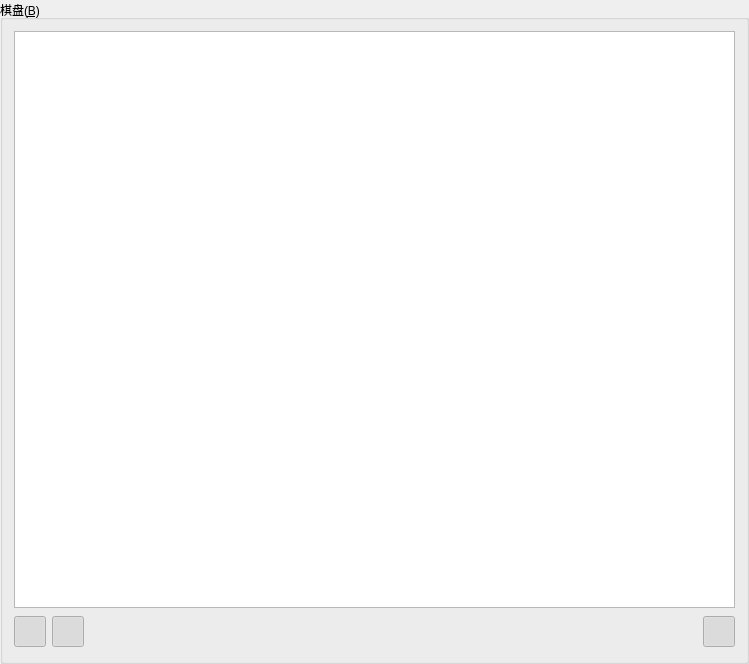
      <widget class="QGroupBox" name="groupBox">
       <property name="sizePolicy">
        <sizepolicy hsizetype="Minimum" vsizetype="Preferred">
         <horstretch>0</horstretch>
         <verstretch>0</verstretch>
        </sizepolicy>
       </property>
       <property name="toolTip">
        <string notr="true"/>
       </property>
       <property name="statusTip">
        <string notr="true"/>
       </property>
       <property name="whatsThis">
        <string notr="true"/>
       </property>
       <property name="accessibleName">
        <string notr="true"/>
       </property>
       <property name="accessibleDescription">
        <string notr="true"/>
       </property>
       <property name="title">
        <string notr="true">棋盘(&amp;B)</string>
       </property>
       <layout class="QVBoxLayout" name="verticalLayout_5">
        <property name="sizeConstraint">
         <enum>QLayout::SetFixedSize</enum>
        </property>
        <item>
         <widget class="QGraphicsView" name="boardGraphicsView">
          <property name="sizePolicy">
           <sizepolicy hsizetype="Fixed" vsizetype="Fixed">
            <horstretch>0</horstretch>
            <verstretch>0</verstretch>
           </sizepolicy>
          </property>
          <property name="minimumSize">
           <size>
            <width>721</width>
            <height>577</height>
           </size>
          </property>
          <property name="maximumSize">
           <size>
            <width>721</width>
            <height>577</height>
           </size>
          </property>
          <property name="contextMenuPolicy">
           <enum>Qt::CustomContextMenu</enum>
          </property>
          <property name="toolTip">
           <string notr="true"/>
          </property>
          <property name="statusTip">
           <string notr="true"/>
          </property>
          <property name="whatsThis">
           <string notr="true"/>
          </property>
          <property name="accessibleName">
           <string notr="true"/>
          </property>
          <property name="accessibleDescription">
           <string notr="true"/>
          </property>
          <property name="lineWidth">
           <number>0</number>
          </property>
          <property name="midLineWidth">
           <number>7</number>
          </property>
          <property name="verticalScrollBarPolicy">
           <enum>Qt::ScrollBarAlwaysOff</enum>
          </property>
          <property name="horizontalScrollBarPolicy">
           <enum>Qt::ScrollBarAlwaysOff</enum>
          </property>
          <property name="sceneRect">
           <rectf>
            <x>0.000000000000000</x>
            <y>0.000000000000000</y>
            <width>3.000000000000000</width>
            <height>0.000000000000000</height>
           </rectf>
          </property>
         </widget>
        </item>
        <item>
         <widget class="QWidget" name="navigateWidget" native="true">
          <property name="sizePolicy">
           <sizepolicy hsizetype="Preferred" vsizetype="Fixed">
            <horstretch>0</horstretch>
            <verstretch>0</verstretch>
           </sizepolicy>
          </property>
          <property name="minimumSize">
           <size>
            <width>0</width>
            <height>36</height>
           </size>
          </property>
          <property name="maximumSize">
           <size>
            <width>16777215</width>
            <height>36</height>
           </size>
          </property>
          <property name="contextMenuPolicy">
           <enum>Qt::DefaultContextMenu</enum>
          </property>
          <property name="toolTip">
           <string notr="true"/>
          </property>
          <property name="statusTip">
           <string notr="true"/>
          </property>
          <property name="whatsThis">
           <string notr="true"/>
          </property>
          <property name="accessibleName">
           <string notr="true"/>
          </property>
          <property name="accessibleDescription">
           <string notr="true"/>
          </property>
          <layout class="QHBoxLayout" name="horizontalLayout">
           <property name="spacing">
            <number>6</number>
           </property>
           <property name="sizeConstraint">
            <enum>QLayout::SetDefaultConstraint</enum>
           </property>
           <property name="leftMargin">
            <number>0</number>
           </property>
           <property name="topMargin">
            <number>0</number>
           </property>
           <property name="rightMargin">
            <number>0</number>
           </property>
           <property name="bottomMargin">
            <number>0</number>
           </property>
           <item>
            <widget class="QToolButton" name="btnLeavePiece">
             <property name="focusPolicy">
              <enum>Qt::TabFocus</enum>
             </property>
             <property name="toolTip">
              <string notr="true"/>
             </property>
             <property name="statusTip">
              <string notr="true"/>
             </property>
             <property name="whatsThis">
              <string notr="true"/>
             </property>
             <property name="accessibleName">
              <string notr="true"/>
             </property>
             <property name="accessibleDescription">
              <string notr="true"/>
             </property>
             <property name="text">
              <string notr="true"/>
             </property>
             <property name="iconSize">
              <size>
               <width>24</width>
               <height>24</height>
              </size>
             </property>
             <property name="checkable">
              <bool>true</bool>
             </property>
             <property name="checked">
              <bool>true</bool>
             </property>
             <property name="toolButtonStyle">
              <enum>Qt::ToolButtonIconOnly</enum>
             </property>
             <property name="autoRaise">
              <bool>true</bool>
             </property>
            </widget>
           </item>
           <item>
            <widget class="QToolButton" name="btnStudy">
             <property name="toolTip">
              <string notr="true"/>
             </property>
             <property name="statusTip">
              <string notr="true"/>
             </property>
             <property name="whatsThis">
              <string notr="true"/>
             </property>
             <property name="accessibleName">
              <string notr="true"/>
             </property>
             <property name="accessibleDescription">
              <string notr="true"/>
             </property>
             <property name="text">
              <string notr="true"/>
             </property>
             <property name="iconSize">
              <size>
               <width>24</width>
               <height>24</height>
              </size>
             </property>
             <property name="checkable">
              <bool>true</bool>
             </property>
             <property name="checked">
              <bool>true</bool>
             </property>
             <property name="toolButtonStyle">
              <enum>Qt::ToolButtonIconOnly</enum>
             </property>
             <property name="autoRaise">
              <bool>true</bool>
             </property>
            </widget>
           </item>
           <item>
            <spacer name="horizontalSpacer_3">
             <property name="orientation">
              <enum>Qt::Horizontal</enum>
             </property>
             <property name="sizeHint" stdset="0">
              <size>
               <width>40</width>
               <height>20</height>
              </size>
             </property>
            </spacer>
           </item>
           <item>
            <widget class="QToolButton" name="btnAllLeave">
             <property name="toolTip">
              <string notr="true"/>
             </property>
             <property name="statusTip">
              <string notr="true"/>
             </property>
             <property name="whatsThis">
              <string notr="true"/>
             </property>
             <property name="accessibleName">
              <string notr="true"/>
             </property>
             <property name="accessibleDescription">
              <string notr="true"/>
             </property>
             <property name="text">
              <string notr="true"/>
             </property>
             <property name="iconSize">
              <size>
               <width>24</width>
               <height>24</height>
              </size>
             </property>
             <property name="checkable">
              <bool>false</bool>
             </property>
             <property name="toolButtonStyle">
              <enum>Qt::ToolButtonIconOnly</enum>
             </property>
             <property name="autoRaise">
              <bool>true</bool>
             </property>
            </widget>
           </item>
           <item>
            <widget class="QToolButton" name="btnChangeStatus">
             <property name="toolTip">
              <string notr="true"/>
             </property>
             <property name="statusTip">
              <string notr="true"/>
             </property>
             <property name="whatsThis">
              <string notr="true"/>
             </property>
             <property name="accessibleName">
              <string notr="true"/>
             </property>
             <property name="accessibleDescription">
              <string notr="true"/>
             </property>
             <property name="text">
              <string notr="true"/>
             </property>
             <property name="iconSize">
              <size>
               <width>24</width>
               <height>24</height>
              </size>
             </property>
             <property name="checkable">
              <bool>true</bool>
             </property>
             <property name="toolButtonStyle">
              <enum>Qt::ToolButtonIconOnly</enum>
             </property>
             <property name="autoRaise">
              <bool>true</bool>
             </property>
            </widget>
           </item>
           <item>
            <widget class="QToolButton" name="btnLockInstance">
             <property name="toolTip">
              <string notr="true"/>
             </property>
             <property name="statusTip">
              <string notr="true"/>
             </property>
             <property name="whatsThis">
              <string notr="true"/>
             </property>
             <property name="accessibleName">
              <string notr="true"/>
             </property>
             <property name="accessibleDescription">
              <string notr="true"/>
             </property>
             <property name="text">
              <string notr="true"/>
             </property>
             <property name="iconSize">
              <size>
               <width>24</width>
               <height>24</height>
              </size>
             </property>
             <property name="toolButtonStyle">
              <enum>Qt::ToolButtonIconOnly</enum>
             </property>
             <property name="autoRaise">
              <bool>true</bool>
             </property>
            </widget>
           </item>
           <item>
            <spacer name="horizontalSpacer_2">
             <property name="orientation">
              <enum>Qt::Horizontal</enum>
             </property>
             <property name="sizeHint" stdset="0">
              <size>
               <width>40</width>
               <height>20</height>
              </size>
             </property>
            </spacer>
           </item>
           <item>
            <widget class="QToolButton" name="btnStartMove">
             <property name="toolTip">
              <string notr="true"/>
             </property>
             <property name="statusTip">
              <string notr="true"/>
             </property>
             <property name="whatsThis">
              <string notr="true"/>
             </property>
             <property name="accessibleName">
              <string notr="true"/>
             </property>
             <property name="accessibleDescription">
              <string notr="true"/>
             </property>
             <property name="text">
              <string notr="true"/>
             </property>
             <property name="iconSize">
              <size>
               <width>24</width>
               <height>24</height>
              </size>
             </property>
             <property name="toolButtonStyle">
              <enum>Qt::ToolButtonIconOnly</enum>
             </property>
             <property name="autoRaise">
              <bool>true</bool>
             </property>
            </widget>
           </item>
           <item>
            <widget class="QToolButton" name="btnPreMove">
             <property name="toolTip">
              <string notr="true"/>
             </property>
             <property name="statusTip">
              <string notr="true"/>
             </property>
             <property name="whatsThis">
              <string notr="true"/>
             </property>
             <property name="accessibleName">
              <string notr="true"/>
             </property>
             <property name="accessibleDescription">
              <string notr="true"/>
             </property>
             <property name="text">
              <string notr="true"/>
             </property>
             <property name="iconSize">
              <size>
               <width>24</width>
               <height>24</height>
              </size>
             </property>
             <property name="autoRaise">
              <bool>true</bool>
             </property>
            </widget>
           </item>
           <item>
            <widget class="QToolButton" name="btnNextMove">
             <property name="toolTip">
              <string notr="true"/>
             </property>
             <property name="statusTip">
              <string notr="true"/>
             </property>
             <property name="whatsThis">
              <string notr="true"/>
             </property>
             <property name="accessibleName">
              <string notr="true"/>
             </property>
             <property name="accessibleDescription">
              <string notr="true"/>
             </property>
             <property name="text">
              <string notr="true"/>
             </property>
             <property name="iconSize">
              <size>
               <width>24</width>
               <height>24</height>
              </size>
             </property>
             <property name="autoRaise">
              <bool>true</bool>
             </property>
            </widget>
           </item>
           <item>
            <widget class="QToolButton" name="btnEndMove">
             <property name="toolTip">
              <string notr="true"/>
             </property>
             <property name="statusTip">
              <string notr="true"/>
             </property>
             <property name="whatsThis">
              <string notr="true"/>
             </property>
             <property name="accessibleName">
              <string notr="true"/>
             </property>
             <property name="accessibleDescription">
              <string notr="true"/>
             </property>
             <property name="text">
              <string notr="true"/>
             </property>
             <property name="iconSize">
              <size>
               <width>24</width>
               <height>24</height>
              </size>
             </property>
             <property name="autoRaise">
              <bool>true</bool>
             </property>
            </widget>
           </item>
           <item>
            <widget class="QToolButton" name="btnOtherMove">
             <property name="toolTip">
              <string notr="true"/>
             </property>
             <property name="statusTip">
              <string notr="true"/>
             </property>
             <property name="whatsThis">
              <string notr="true"/>
             </property>
             <property name="accessibleName">
              <string notr="true"/>
             </property>
             <property name="accessibleDescription">
              <string notr="true"/>
             </property>
             <property name="text">
              <string notr="true"/>
             </property>
             <property name="iconSize">
              <size>
               <width>24</width>
               <height>24</height>
              </size>
             </property>
             <property name="autoRaise">
              <bool>true</bool>
             </property>
            </widget>
           </item>
           <item>
            <spacer name="horizontalSpacer">
             <property name="orientation">
              <enum>Qt::Horizontal</enum>
             </property>
             <property name="sizeHint" stdset="0">
              <size>
               <width>40</width>
               <height>20</height>
              </size>
             </property>
            </spacer>
           </item>
           <item>
            <widget class="QToolButton" name="btnMoveInfo">
             <property name="toolTip">
              <string notr="true"/>
             </property>
             <property name="statusTip">
              <string notr="true"/>
             </property>
             <property name="whatsThis">
              <string notr="true"/>
             </property>
             <property name="accessibleName">
              <string notr="true"/>
             </property>
             <property name="accessibleDescription">
              <string notr="true"/>
             </property>
             <property name="text">
              <string notr="true"/>
             </property>
             <property name="iconSize">
              <size>
               <width>24</width>
               <height>24</height>
              </size>
             </property>
             <property name="checkable">
              <bool>true</bool>
             </property>
             <property name="checked">
              <bool>true</bool>
             </property>
             <property name="autoRaise">
              <bool>true</bool>
             </property>
            </widget>
           </item>
          </layout>
         </widget>
        </item>
       </layout>
      </widget>
